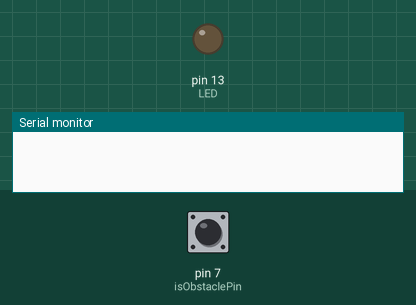
This sketch was run on a simulated Arduino Uno, built with avr-gcc and run on an emulated ATmega328P. Shown: output pins drawn as LEDs (lit = HIGH), the last lines printed to the serial monitor. Dashed ring = blinking. Inputs (shaded band) come from the test bench; at power-on: pin 7 (isObstaclePin) HIGH.

Above: at 1.2 s.
1.3 s: pin 7 (isObstaclePin) driven LOW
At 1.9 s:
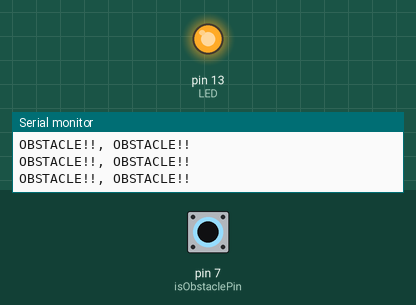
2.8 s: pin 7 (isObstaclePin) pulsed HIGH 2 times (0.12 s each, 0.3 s apart)
At 3.07 s:
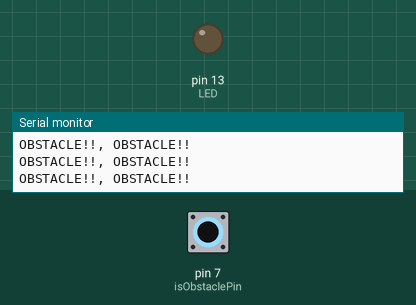
6.4 s: pin 7 (isObstaclePin) pulsed HIGH 5 times (0.12 s each, 0.3 s apart)
At 6.98 s:
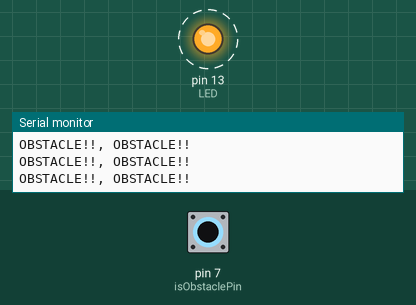
Timing chart, 0 to 9.4 s (numbered marks = the images above; inputs shaded):
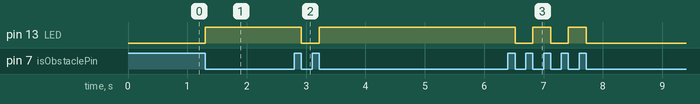

Measured:
- after the input at 1.3 s, pin 13 (LED): LOW → HIGH at once
- after the input at 2.8 s, pin 13 (LED): HIGH → LOW after 0.12 s, → HIGH 0.30 s later
- after the input at 6.4 s, pin 13 (LED): alternates HIGH for 0.30 s and LOW for 0.30 s, 5 changes in all, then stays LOW, starting after 0.12 s

The sketch:

IR_switch.ino
```cpp
//Board: Arduino UNO/NANO
//Language: C++
//Software: Arduino IDE
//by Dana&Alua

int Sensor = 2;     // KY-033 Input Pin
int LED = 13; // Use the onboard Uno LED
int isObstaclePin = 7; // This is our input pin
int isObstacle = HIGH; // HIGH MEANS NO OBSTACLE
byte led=0; //Состояние светодиода
byte oldled=1; //Последнее состояние //светодиода, для исключения ложных //переключений

void setup() {

pinMode (Sensor, INPUT);  // RCWL-0516 as input
pinMode(isObstaclePin, INPUT);
 pinMode (LED, OUTPUT);    // LED as OUTPUT
  digitalWrite(LED, LOW);   // Turn LED Off
Serial.begin(9600);
}

void loop() {
isObstacle = digitalRead(isObstaclePin);

  if (isObstacle == LOW) //sensor is activated
  { Serial.println("OBSTACLE!!, OBSTACLE!!");
     if (led==oldled) { //Проверка, что //состояние кнопки изменилось
       led=!led;
        Serial.println("LED was changed");
     }
    } else { //Когда не нажата
       oldled=led;
    }
    digitalWrite(LED,led);
}
```
